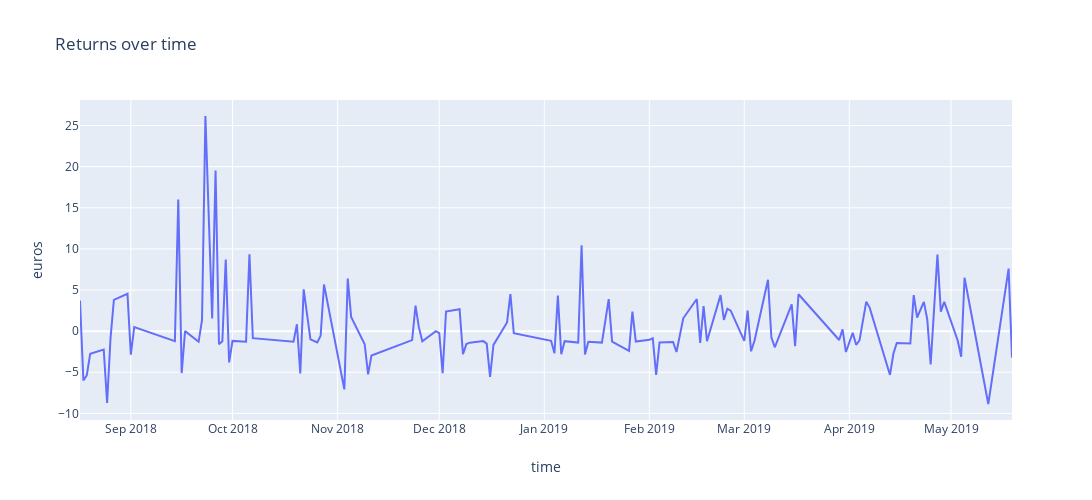

The cell this chart's notebook holds for it:
### Code cell
traces = []
scatter = go.Scatter(
    x=list(returns_over_time.keys()),
    y=list(returns_over_time.values),
    mode='lines',
)
traces.append(scatter)

layout = {
    'title':'Returns over time',
    'xaxis': {
        'title': 'time',
    },
    'yaxis': {
        'title': 'euros',
    },
    'width': 1300,
    'height': 500,
}
fig = go.Figure(data=traces, layout=layout)
iplot(fig)

### Figure 1 — Plotly figure (JSON) as saved in the notebook; plotly's stock layout.template omitted (floating-point values rounded to 4 significant figures; data arrays with more than 128 entries replaced by an {"elided": "..."} marker saying what was removed)
{"data": [{"mode": "lines", "type": "scatter", "x": {"elided": "129 str values"}, "y": {"elided": "129 float values"}}], "layout": {"height": 500, "title": {"text": "Returns over time"}, "width": 1300, "xaxis": {"title": {"text": "time"}}, "yaxis": {"title": {"text": "euros"}}}}
